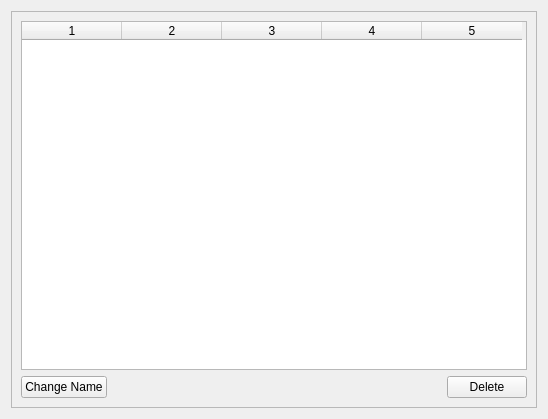
<?xml version="1.0" encoding="UTF-8"?>
<ui version="4.0">
 <class>UI_box_manager</class>
 <widget class="QWidget" name="UI_box_manager">
  <property name="geometry">
   <rect>
    <x>0</x>
    <y>0</y>
    <width>548</width>
    <height>419</height>
   </rect>
  </property>
  <property name="windowTitle">
   <string>Box_Manager</string>
  </property>
  <property name="windowIcon">
   <iconset resource="../resource/res.qrc">
    <normaloff>:/logo/logo.png</normaloff>:/logo/logo.png</iconset>
  </property>
  <property name="styleSheet">
   <string notr="true"/>
  </property>
  <layout class="QVBoxLayout" name="verticalLayout_2">
   <item>
    <widget class="QFrame" name="frame">
     <property name="frameShape">
      <enum>QFrame::StyledPanel</enum>
     </property>
     <property name="frameShadow">
      <enum>QFrame::Raised</enum>
     </property>
     <layout class="QVBoxLayout" name="verticalLayout_3">
      <item>
       <layout class="QVBoxLayout" name="verticalLayout">
        <item>
         <widget class="QTableWidget" name="Box_list">
          <property name="autoFillBackground">
           <bool>true</bool>
          </property>
          <property name="styleSheet">
           <string notr="true">font: 12pt &quot;MS Shell Dlg 2&quot;;</string>
          </property>
          <property name="columnCount">
           <number>5</number>
          </property>
          <column/>
          <column/>
          <column/>
          <column/>
          <column/>
         </widget>
        </item>
        <item>
         <layout class="QHBoxLayout" name="horizontalLayout">
          <item>
           <widget class="QPushButton" name="Change_box_name">
            <property name="text">
             <string>Change Name</string>
            </property>
           </widget>
          </item>
          <item>
           <spacer name="horizontalSpacer">
            <property name="orientation">
             <enum>Qt::Horizontal</enum>
            </property>
            <property name="sizeHint" stdset="0">
             <size>
              <width>40</width>
              <height>20</height>
             </size>
            </property>
           </spacer>
          </item>
          <item>
           <widget class="QPushButton" name="delete_box">
            <property name="text">
             <string>Delete</string>
            </property>
           </widget>
          </item>
         </layout>
        </item>
       </layout>
      </item>
     </layout>
    </widget>
   </item>
  </layout>
 </widget>
 <resources>
  <include location="../resource/res.qrc"/>
 </resources>
 <connections/>
</ui>
